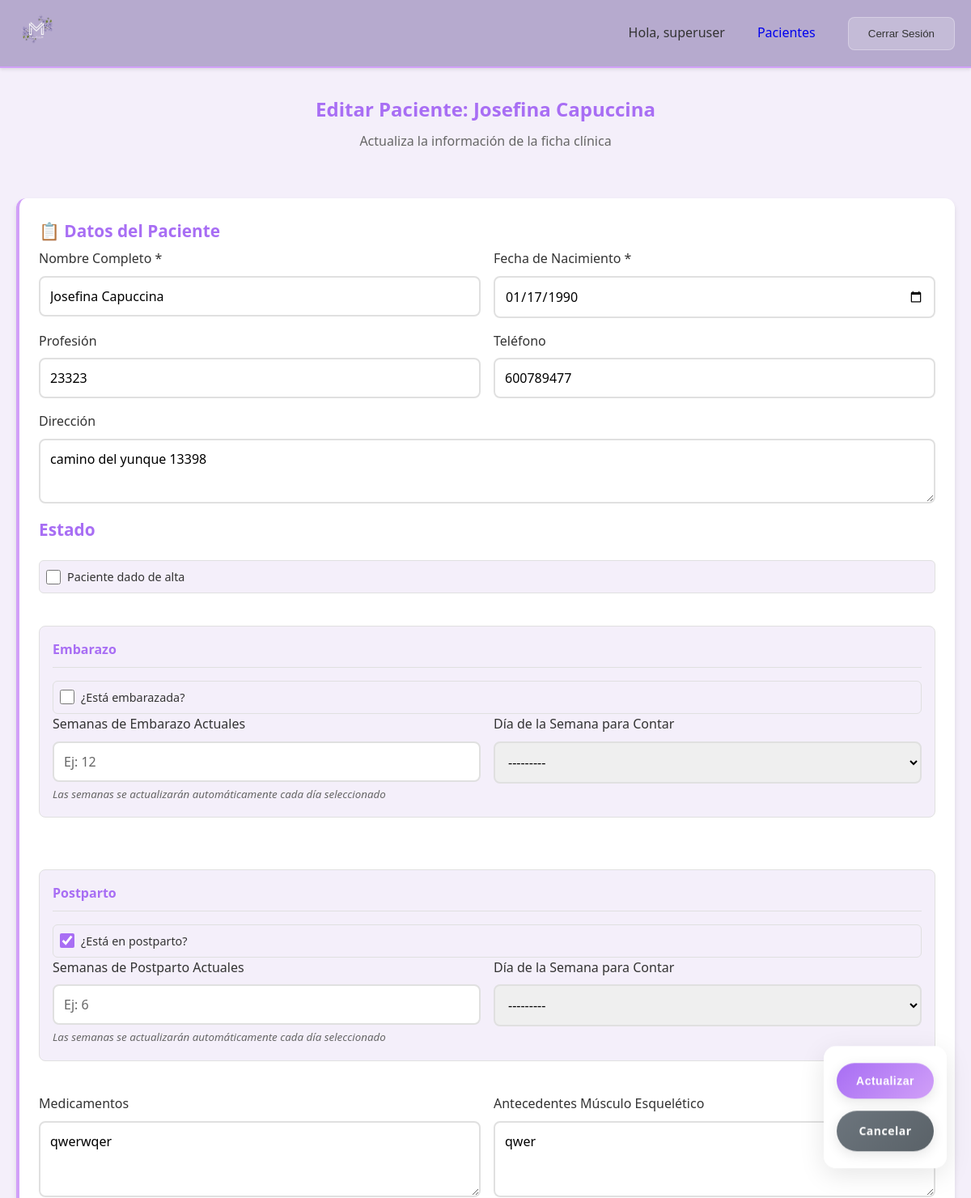
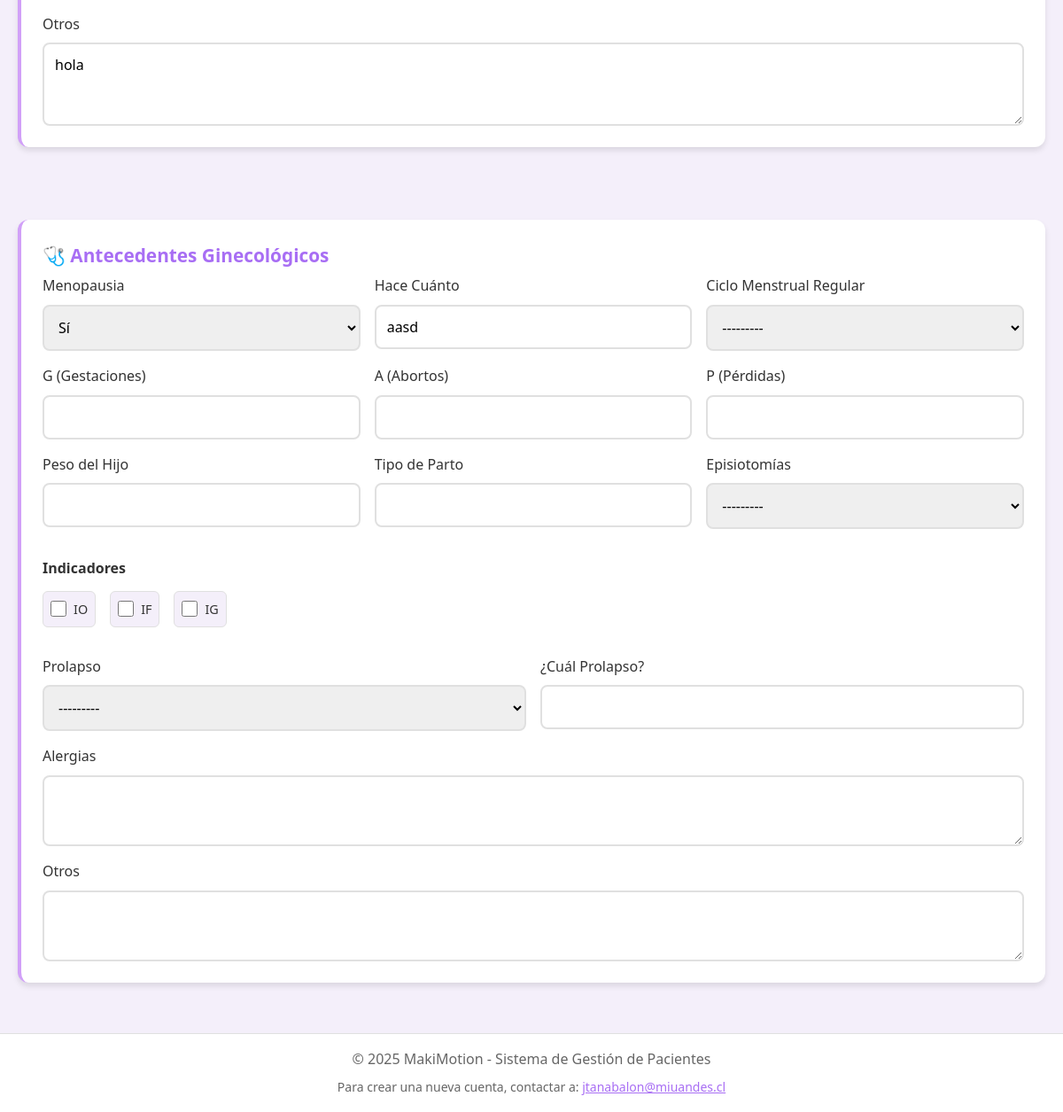
Page /patients/9/edit/ (signed in) on the committed database (2 pictures, top to bottom).
### core/models.py (models this page shows, shortened)
class Patient(models.Model):
    user = models.ForeignKey(User, on_delete=models.CASCADE, help_text="Profesional responsable")
    full_name = models.CharField(max_length=200, help_text="Nombre completo del paciente")
    birth_date = models.DateField(help_text="Fecha de nacimiento del paciente")
    profession = models.CharField(max_length=100, default="", blank=True, help_text="Profesión")
    phone = models.CharField(max_length=20, default="", blank=True, help_text="Teléfono")
    address = models.TextField(default="", blank=True, help_text="Dirección")
    medications = models.TextField(blank=True, help_text="Medicamentos actuales")
    musculoskeletal_history = models.TextField(blank=True, help_text="Antecedentes músculo esquelético")
    patient_data_other = models.TextField(blank=True, help_text="Otros datos del paciente")
    menopause = models.CharField(max_length=10, choices=[('si', 'Sí'), ('no', 'No')], blank=True, help_text="Menopausia")
    menopause_time = models.CharField(max_length=50, blank=True, help_text="Hace cuánto tiempo")
    regular_menstrual_cycle = models.CharField(max_length=10, choices=[('si', 'Sí'), ('no', 'No')], blank=True, help_text="Ciclo menstrual regular")
    previous_surgeries = models.TextField(blank=True, help_text="Cirugías previas")
    pregnancies_g = models.PositiveIntegerField(null=True, blank=True, help_text="G (Gestaciones)")
    abortions_a = models.PositiveIntegerField(null=True, blank=True, help_text="A (Abortos)")
    losses_p = models.PositiveIntegerField(null=True, blank=True, help_text="P (Pérdidas)")
    child_weight = models.TextField(blank=True, help_text="Peso del hijo")
    delivery_type = models.CharField(max_length=50, blank=True, help_text="Partos: normal y/o cesárea")
    episiotomies = models.CharField(max_length=10, choices=[('si', 'Sí'), ('no', 'No')], blank=True, help_text="Episiotomías")
    postpartum = models.TextField(blank=True, help_text="Post parto")
    instrumentation = models.TextField(blank=True, help_text="Instrumentalización")
    muscle_tear = models.TextField(blank=True, help_text="Desgarro muscular")
    io = models.BooleanField(default=False, help_text="IO")
    if_field = models.BooleanField(default=False, help_text="IF")
    ig = models.BooleanField(default=False, help_text="IG")
    prolapse = models.CharField(max_length=10, choices=[('si', 'Sí'), ('no', 'No')], blank=True, help_text="Prolapso")
    prolapse_type = models.TextField(blank=True, help_text="¿Cuál prolapso?")
    allergies = models.TextField(blank=True, help_text="Alergias")
    gynecological_other = models.TextField(blank=True, help_text="Otros")
    is_pregnant = models.BooleanField(default=False, help_text="¿Está embarazada?")
    pregnancy_weeks_at_registration = models.PositiveIntegerField(null=True, blank=True, help_text="Semanas de embarazo al momento del registro (máximo 42)")
    pregnancy_week_day = models.CharField(max_length=10, choices=[
        ('lunes', 'Lunes'), ('martes', 'Martes'), ('miercoles', 'Miércoles'),
        ('jueves', 'Jueves'), ('viernes', 'Viernes'), ('sabado', 'Sábado'), ('domingo', 'Domingo')
    ], blank=True, help_text="Día de la semana para contar semanas")
    pregnancy_registration_date = models.DateField(null=True, blank=True, help_text="Fecha cuando se registraron las semanas")
    is_postpartum = models.BooleanField(default=False, help_text="¿Está en postparto?")
    postpartum_weeks_at_registration = models.PositiveIntegerField(null=True, blank=True, help_text="Semanas de postparto al momento del registro")
    postpartum_week_day = models.CharField(max_length=10, choices=[
        ('lunes', 'Lunes'), ('martes', 'Martes'), ('miercoles', 'Miércoles'),
        ('jueves', 'Jueves'), ('viernes', 'Viernes'), ('sabado', 'Sábado'), ('domingo', 'Domingo')
    ], blank=True, help_text="Día de la semana para contar semanas postparto")
    postpartum_registration_date = models.DateField(null=True, blank=True, help_text="Fecha cuando se registraron las semanas postparto")
    postpartum_start_date = models.DateField(null=True, blank=True, help_text="Fecha de inicio del postparto")
    alta = models.BooleanField(default=False, help_text="Indica si el paciente fue dado de alta y se cerró su ciclo clínico.")
    created_at = models.DateTimeField(auto_now_add=True)
    updated_at = models.DateTimeField(auto_now=True)
    class Meta:
        ordering = ['full_name']
        verbose_name = "Paciente"
        verbose_name_plural = "Pacientes"

### core/views.py (the view)
# urls.py: path('patients/<int:pk>/edit/', views.patient_update, name='patient_update'),
@login_required
def patient_update(request, pk):
    patient = get_object_or_404(Patient, pk=pk, user=request.user)
    if request.method == 'POST':
        print(request.POST)  # Debugging line to check POST data
        if set(request.POST.keys()) == {'csrfmiddlewaretoken', 'alta'} and request.POST.get('alta') == 'true':
            patient.alta = True
            patient.save()
            messages.success(request, f'Paciente {patient.full_name} fue dado de alta.')
            return redirect('patient_detail', pk=patient.pk)
        else:
            form = PatientForm(request.POST, instance=patient)
            if form.is_valid():
                paciente = form.save()
                messages.success(request, f'Información de {paciente.full_name} actualizada exitosamente.')
                return redirect('patient_detail', pk=paciente.pk)
    else:
        form = PatientForm(instance=patient)
    return render(request, 'patients/patient_form.html', {'form': form})

### templates/patients/patient_form.html (shortened to what this page needs)
{% extends 'base.html' %}
{% block content %}
<div class="clinical-form-container">
    <div class="form-header">
        <h2>
            {% if form.instance.pk %}
                Editar Paciente: {{ form.instance.full_name }}
            {% else %}
                Nuevo Paciente
            {% endif %}
        </h2>
        <p class="form-subtitle">
            {% if form.instance.pk %}
                Actualiza la información de la ficha clínica
            {% else %}
                Completa los datos de la ficha clínica del paciente
            {% endif %}
        </p>
    </div>
    <form method="post" class="clinical-form" id="patient-form">
        <div class="form-section">
            <h3 class="section-title">📋 Datos del Paciente</h3>
            <div class="section-content">
                <div class="form-row">
                    <div class="form-group">
                        <label for="{{ form.full_name.id_for_label }}">Nombre Completo *</label>
                        {{ form.full_name }}
                    </div>
                    <div class="form-group">
                        <label for="{{ form.birth_date.id_for_label }}">Fecha de Nacimiento *</label>
                        {{ form.birth_date }}
                    </div>
                </div>
                <div class="form-row">
                    <div class="form-group">
                        <label for="{{ form.profession.id_for_label }}">Profesión</label>
                        {{ form.profession }}
                    </div>
                    <div class="form-group">
                        <label for="{{ form.phone.id_for_label }}">Teléfono</label>
                        {{ form.phone }}
                    </div>
                </div>
                <div class="form-group">
                    <label for="{{ form.address.id_for_label }}">Dirección</label>
                    {{ form.address }}
                </div>
                <h3 class="section-title">Estado</h3>
                <div class="section-content">
                    <div class="form-group">
                        <div class="checkbox-item">
                            {{ form.alta }} <label for="{{ form.alta.id_for_label }}">Paciente dado de alta</label>
                        </div>
                    </div>
                </div>
                <div class="subsection-group">
                    <h4>Embarazo</h4>
                    <div class="checkbox-item">
                        {{ form.is_pregnant }} <label for="{{ form.is_pregnant.id_for_label }}">¿Está embarazada?</label>
                    </div>
                    <div class="form-row">
                        <div class="form-group">
                            <label for="{{ form.pregnancy_weeks_at_registration.id_for_label }}">Semanas de Embarazo Actuales</label>
                            {{ form.pregnancy_weeks_at_registration }}
                        </div>
                        <div class="form-group">
                            <label for="{{ form.pregnancy_week_day.id_for_label }}">Día de la Semana para Contar</label>
                            {{ form.pregnancy_week_day }}
                        </div>
                    </div>
                    <small class="text-muted">Las semanas se actualizarán automáticamente cada {{ form.pregnancy_week_day.value|default:"día seleccionado" }}</small>
                </div>
                <div class="subsection-group">
                    <h4>Postparto</h4>
                    <div class="checkbox-item">
                        {{ form.is_postpartum }} <label for="{{ form.is_postpartum.id_for_label }}">¿Está en postparto?</label>
                    </div>
                    <div class="form-row">
                        <div class="form-group">
                            <label for="{{ form.postpartum_weeks_at_registration.id_for_label }}">Semanas de Postparto Actuales</label>
                            {{ form.postpartum_weeks_at_registration }}
                        </div>
                        <div class="form-group">
                            <label for="{{ form.postpartum_week_day.id_for_label }}">Día de la Semana para Contar</label>
                            {{ form.postpartum_week_day }}
                        </div>
                    </div>
                    <small class="text-muted">Las semanas se actualizarán automáticamente cada {{ form.postpartum_week_day.value|default:"día seleccionado" }}</small>
                </div>
                <div class="form-row">
                    <div class="form-group">
                        <label for="{{ form.medications.id_for_label }}">Medicamentos</label>
                        {{ form.medications }}
                    </div>
                    <div class="form-group">
                        <label for="{{ form.musculoskeletal_history.id_for_label }}">Antecedentes Músculo Esquelético</label>
                        {{ form.musculoskeletal_history }}
                    </div>
                </div>
                <div class="form-group">
                    <label for="{{ form.patient_data_other.id_for_label }}">Otros</label>
                    {{ form.patient_data_other }}
                </div>
            </div>
        </div>
        <div class="form-section">
            <h3 class="section-title">🩺 Antecedentes Ginecológicos</h3>
            <div class="section-content">
                <div class="form-row">
                    <div class="form-group">
                        <label for="{{ form.menopause.id_for_label }}">Menopausia</label>
                        {{ form.menopause }}
                    </div>
                    <div class="form-group">
                        <label for="{{ form.menopause_time.id_for_label }}">Hace Cuánto</label>
                        {{ form.menopause_time }}
                    </div>
                    <div class="form-group">
                        <label for="{{ form.regular_menstrual_cycle.id_for_label }}">Ciclo Menstrual Regular</label>
                        {{ form.regular_menstrual_cycle }}
                    </div>
                </div>
                <div class="form-row">
                    <div class="form-group">
                        <label for="{{ form.pregnancies_g.id_for_label }}">G (Gestaciones)</label>
                        {{ form.pregnancies_g }}
                    </div>
                    <div class="form-group">
                        <label for="{{ form.abortions_a.id_for_label }}">A (Abortos)</label>
                        {{ form.abortions_a }}
                    </div>
                    <div class="form-group">
                        <label for="{{ form.losses_p.id_for_label }}">P (Pérdidas)</label>
                        {{ form.losses_p }}
                    </div>
                </div>
                <div class="form-row">
                    <div class="form-group">
                        <label for="{{ form.child_weight.id_for_label }}">Peso del Hijo</label>
                        {{ form.child_weight }}
                    </div>
                    <div class="form-group">
                        <label for="{{ form.delivery_type.id_for_label }}">Tipo de Parto</label>
                        {{ form.delivery_type }}
                    </div>
                    <div class="form-group">
                        <label for="{{ form.episiotomies.id_for_label }}">Episiotomías</label>
                        {{ form.episiotomies }}
                    </div>
                </div>
                <div class="checkbox-group">
                    <h4>Indicadores</h4>
                    <div class="checkbox-row">
                        <div class="checkbox-item">
                            {{ form.io }} <label for="{{ form.io.id_for_label }}">IO</label>
                        </div>
                        <div class="checkbox-item">
                            {{ form.if_field }} <label for="{{ form.if_field.id_for_label }}">IF</label>
                        </div>
                        <div class="checkbox-item">
                            {{ form.ig }} <label for="{{ form.ig.id_for_label }}">IG</label>
                        </div>
                    </div>
                </div>
                <div class="form-row">
                    <div class="form-group">
                        <label for="{{ form.prolapse.id_for_label }}">Prolapso</label>
                        {{ form.prolapse }}
                    </div>
                    <div class="form-group">
                        <label for="{{ form.prolapse_type.id_for_label }}">¿Cuál Prolapso?</label>
                        {{ form.prolapse_type }}
                    </div>
                </div>
                <div class="form-group">
                    <label for="{{ form.allergies.id_for_label }}">Alergias</label>
                    {{ form.allergies }}
                </div>
                <div class="form-group">
                    <label for="{{ form.gynecological_other.id_for_label }}">Otros</label>
                    {{ form.gynecological_other }}
                </div>
            </div>
        </div>
    </form>
</div>
<div class="floating-actions">
    <button type="submit" form="patient-form" class="btn btn-primary btn-floating">
        {% if form.instance.pk %}Actualizar{% else %}Crear{% endif %}
    </button>
    <a href="{% url 'dashboard' %}" class="btn btn-secondary btn-floating">Cancelar</a>
</div>
{% endblock %}

### templates/base.html (shortened to what this page needs)
<!DOCTYPE html>
<html lang="es">
<head>
    {% load static %}
    <link rel="stylesheet" href="{% static 'css/style.css' %}">
</head>
<body>
    <header class="header">
        <div class="container">
            <a href="{% url 'dashboard' %}" class="logo">
                <img src="{% static 'makimotion_logo.JPG' %}" alt="MakiMotion" class="logo-img">
            </a>
            {% if user.is_authenticated %}
                <nav class="nav">
                    <span class="user-info">Hola, {{ user.username }}</span>
                    <a href="{% url 'patient_list' %}" class="btn btn-outline-primary ms-2">Pacientes</a>
                    <form method="post" action="{% url 'logout' %}" style="display: inline;">
                        <button type="submit" class="btn btn-secondary">Cerrar Sesión</button>
                    </form>
                </nav>
            {% endif %}
        </div>
    </header>
    <main class="main">
        <div class="container">
            {% block content %}
            {% endblock %}
        </div>
    </main>
    <footer class="footer">
        <div class="container">
            <p>&copy; 2025 MakiMotion - Sistema de Gestión de Pacientes</p>
            <p style="margin-top: 0.5rem; font-size: 0.875rem; color: var(--text-light);">
                Para crear una nueva cuenta, contactar a:
                <a href="mailto:jtanabalon@miuandes.cl" style="color: var(--contrast);">jtanabalon@miuandes.cl</a>
            </p>
        </div>
    </footer>
</body>
</html>

### rows in the picture
Patient: instance.full_name "Josefina Capuccina", full_name "Josefina Capuccina", birth_date "01/17/1990", profession "23323", phone "600789477", address "camino del yunque 13398", pregnancy_week_day "---------", is_postpartum "☑", postpartum_week_day "---------", medications "qwerwqer", musculoskeletal_history "qwer", patient_data_other "hola", menopause "Sí", menopause_time "aasd", regular_menstrual_cycle "---------", episiotomies "---------", prolapse "---------"

### other values in the picture
{{ user.username }} "superuser"
